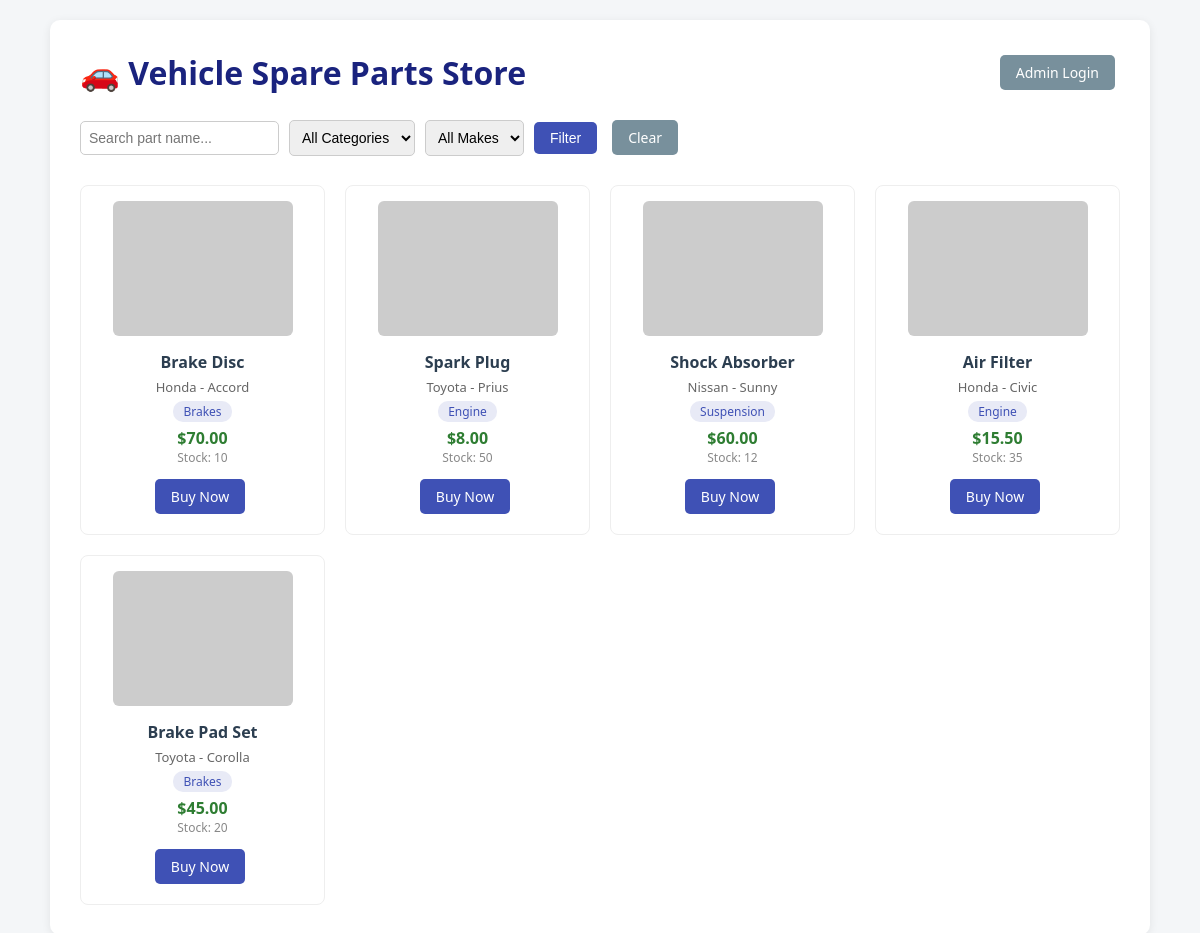
The page / on the database its author committed.
### tables this page shows
CREATE TABLE IF NOT EXISTS parts (
    id INT AUTO_INCREMENT PRIMARY KEY,
    part_name VARCHAR(150) NOT NULL,
    vehicle_make VARCHAR(60) NOT NULL,
    vehicle_model VARCHAR(60) NOT NULL,
    category VARCHAR(60) NOT NULL,
    price DECIMAL(10,2) NOT NULL,
    stock INT NOT NULL DEFAULT 0,
    image_url VARCHAR(255) DEFAULT 'https://via.placeholder.com/200x150?text=Part',
    created_at TIMESTAMP DEFAULT CURRENT_TIMESTAMP
);

### index.php (the view, shortened to what this page needs)
<?php
require 'db.php';
$search = $_GET['search'] ?? '';
$sql = "SELECT * FROM parts WHERE 1=1";
$params = [];
$sql .= " ORDER BY id DESC";
$stmt = $pdo->prepare($sql);
$stmt->execute($params);
$parts = $stmt->fetchAll(PDO::FETCH_ASSOC);
?>
<!DOCTYPE html>
<html lang="en">
<head>
    <link rel="stylesheet" href="style.css">
</head>
<body>
    <div class="container">
        <div class="header-bar">
            <h1>🚗 Vehicle Spare Parts Store</h1>
            <a href="admin/login.php" class="btn btn-secondary">Admin Login</a>
        </div>
        <form method="GET" class="filter-form">
            <input type="text" name="search" placeholder="Search part name..."
                   value="<?= htmlspecialchars($search) ?>">
            <select name="category">
                <option value="">All Categories</option>
            </select>
            <select name="make">
                <option value="">All Makes</option>
            </select>
            <button type="submit" class="btn">Filter</button>
            <a href="index.php" class="btn btn-secondary">Clear</a>
        </form>
        <div class="parts-grid">
            <?php foreach ($parts as $p): ?>
            <div class="part-card">
                <img src="<?= htmlspecialchars($p['image_url']) ?>" alt="<?= htmlspecialchars($p['part_name']) ?>">
                <h3><?= htmlspecialchars($p['part_name']) ?></h3>
                <p class="compat"><?= htmlspecialchars($p['vehicle_make']) ?> - <?= htmlspecialchars($p['vehicle_model']) ?></p>
                <p class="category-tag"><?= htmlspecialchars($p['category']) ?></p>
                <p class="price">$<?= number_format($p['price'], 2) ?></p>
                <p class="stock">Stock: <?= $p['stock'] ?></p>
                <a href="checkout.php?part_id=<?= $p['id'] ?>" class="btn">Buy Now</a>
            </div>
            <?php endforeach; ?>
        </div>
    </div>
</body>
</html>

### style.css (style rules this page uses)
* { margin: 0; padding: 0; box-sizing: border-box; }
body { font-family: 'Segoe UI', Arial, sans-serif; background: #f4f6f8; color: #2c3e50; padding: 20px; }
.container { max-width: 1100px; margin: 0 auto; background: #fff; padding: 30px; border-radius: 10px; box-shadow: 0 2px 10px rgba(0,0,0,0.08); }
h1 { color: #1a237e; }
.header-bar { display: flex; justify-content: space-between; align-items: center; margin-bottom: 20px; flex-wrap: wrap; gap: 10px; }
.btn { display: inline-block; padding: 8px 16px; background: #3f51b5; color: #fff; text-decoration: none; border: none; border-radius: 5px; cursor: pointer; font-size: 14px; margin: 5px 5px 5px 0; }
.btn-secondary { background: #78909c; }
.filter-form { display: flex; flex-wrap: wrap; gap: 10px; margin-bottom: 25px; align-items: center; }
.filter-form input, .filter-form select { padding: 8px; border: 1px solid #ccc; border-radius: 5px; }
input, select { padding: 8px; border: 1px solid #ccc; border-radius: 5px; font-size: 14px; }
.parts-grid { display: grid; grid-template-columns: repeat(auto-fill, minmax(220px, 1fr)); gap: 20px; margin-top: 20px; }
.part-card { border: 1px solid #eee; border-radius: 8px; padding: 15px; text-align: center; transition: box-shadow 0.2s; }
.part-card img { width: 100%; max-width: 180px; border-radius: 6px; }
.part-card h3 { margin: 10px 0 5px; font-size: 16px; }
.part-card .compat { font-size: 13px; color: #666; }
.part-card .category-tag { display: inline-block; background: #e8eaf6; color: #3f51b5; padding: 2px 10px; border-radius: 10px; font-size: 12px; margin: 5px 0; }
.part-card .price { font-weight: bold; color: #2e7d32; font-size: 16px; }
.part-card .stock { font-size: 12px; color: #888; margin-bottom: 8px; }

### rows shown on the page
parts: part_name "Brake Disc", vehicle_make "Honda", vehicle_model "Accord", category "Brakes", price "70.00", stock "10"
parts: part_name "Spark Plug", vehicle_make "Toyota", vehicle_model "Prius", category "Engine", price "8.00", stock "50"
parts: part_name "Shock Absorber", vehicle_make "Nissan", vehicle_model "Sunny", category "Suspension", price "60.00", stock "12"
parts: part_name "Air Filter", vehicle_make "Honda", vehicle_model "Civic", category "Engine", price "15.50", stock "35"
parts: part_name "Brake Pad Set", vehicle_make "Toyota", vehicle_model "Corolla", category "Brakes", price "45.00", stock "20"
